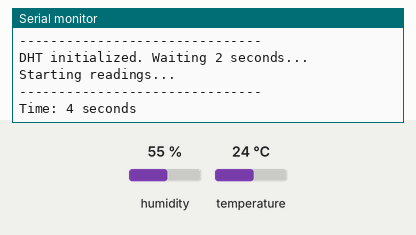
Bench run of a sketch on a simulated Arduino Uno, built with avr-gcc and run on an emulated ATmega328P. Shown: the last lines printed to the serial monitor. The test bench sets the inputs (shaded band); at power-on: humidity 55 %, temperature 24 °C.

Above: at 5.2 s.
5.3 s: humidity set to 22 %
At 8.0 s:
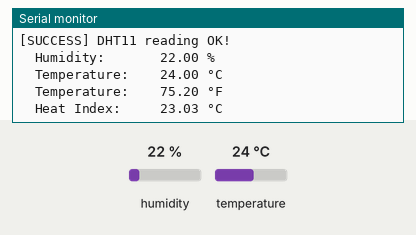
14.0 s: temperature set to 12 °C
At 14.8 s:
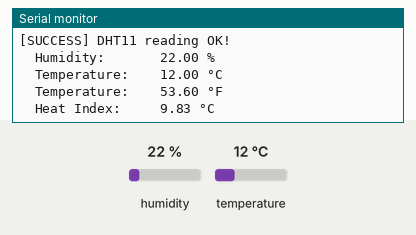
22.7 s: humidity set to 40 %
At 27.9 s:
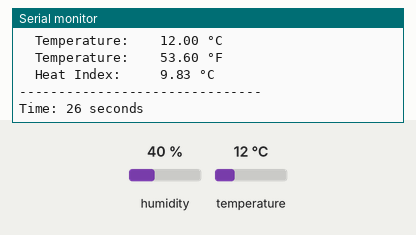
Timing chart, 0 to 29.4 s (numbered marks = the images above; inputs shaded):
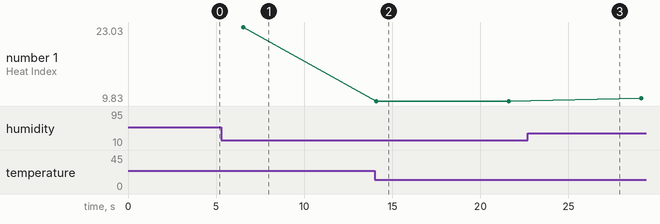

Measured:
- after the input at 5.3 s, the serial monitor: prints a new line after 1.2 s (image 1)
- after the input at 14.0 s, the serial monitor: prints a new line after 0.07 s (image 2)
- plotted number 1: 23.03 → 9.83 after the input at 14.0 s, 9.83 → 10.3 after the input at 22.7 s

The sketch:

DHT11_TEST.ino
```cpp
// ============================================================
//  DHT11 Sensor Test - Arduino UNO R4 WiFi
//  Standalone diagnostic code
// ============================================================

#include <DHT.h>

// --- DHT11 Configuration -----------------------------------
#define DHT_PIN  2        // Digital Pin 2
#define DHT_TYPE DHT11

DHT dht(DHT_PIN, DHT_TYPE);

// ===========================================================
void setup() {
  Serial.begin(115200);

  // Wait for serial to be ready
  while (!Serial) {
    delay(100);
  }

  delay(2000);  // Give user time to open Serial Monitor

  Serial.println("\n\n==============================");
  Serial.println("  DHT11 SENSOR TEST");
  Serial.println("==============================");
  Serial.print("DHT Type:    "); Serial.println("DHT11");
  Serial.print("Data Pin:    "); Serial.println(DHT_PIN);
  Serial.println("-------------------------------");

  // Initialize DHT
  dht.begin();
  Serial.println("DHT initialized. Waiting 2 seconds...");
  delay(2000);

  Serial.println("\nStarting readings...\n");
}

// ===========================================================
void loop() {
  Serial.println("-------------------------------");
  Serial.print("Time: ");
  Serial.print(millis() / 1000);
  Serial.println(" seconds");

  // Add stabilization delay (DHT11 needs ~2-3 seconds between reads)
  delay(2500);

  // Read humidity and temperature
  float humidity = dht.readHumidity();
  float temperature = dht.readTemperature();
  float temperatureF = dht.readTemperature(true);  // Fahrenheit

  // Check if any reads failed
  if (isnan(humidity) || isnan(temperature)) {
    Serial.println("[ERROR] DHT11 read FAILED!");
    Serial.println("Possible causes:");
    Serial.println("  1. Check wiring (VCC=5V, GND, DATA=Pin2)");
    Serial.println("  2. Check if data pin needs 10kΩ pull-up resistor");
    Serial.println("  3. Sensor may be damaged");
    Serial.println("  4. Not waiting long enough between reads");
  } else {
    Serial.println("[SUCCESS] DHT11 reading OK!");
    Serial.print("  Humidity:       "); Serial.print(humidity); Serial.println(" %");
    Serial.print("  Temperature:    "); Serial.print(temperature); Serial.println(" °C");
    Serial.print("  Temperature:    "); Serial.print(temperatureF); Serial.println(" °F");

    // Calculate heat index (optional)
    float heatIndex = dht.computeHeatIndex(temperature, humidity, false);
    Serial.print("  Heat Index:     "); Serial.print(heatIndex); Serial.println(" °C");

    // Sanity check - valid ranges for DHT11
    if (humidity < 0 || humidity > 100) {
      Serial.println("  [WARNING] Humidity out of expected range (0-100%)");
    }
    if (temperature < -40 || temperature > 80) {
      Serial.println("  [WARNING] Temperature out of expected range (-40 to +80°C)");
    }
  }

  Serial.println();
  // Wait 5 seconds before next attempt
  delay(5000);
}
```
